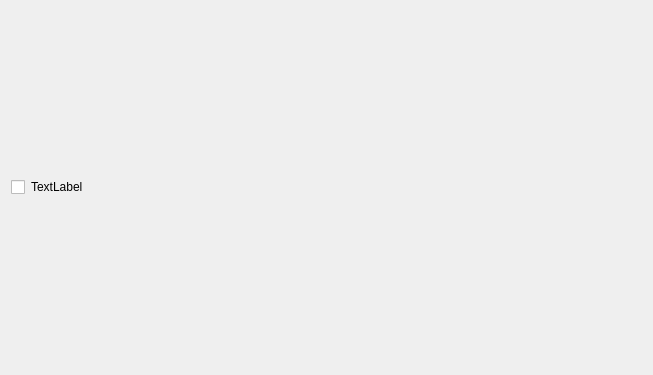
<?xml version="1.0" encoding="UTF-8"?>
<ui version="4.0">
 <class>Form</class>
 <widget class="QWidget" name="Form">
  <property name="geometry">
   <rect>
    <x>0</x>
    <y>0</y>
    <width>653</width>
    <height>375</height>
   </rect>
  </property>
  <property name="windowTitle">
   <string>Form</string>
  </property>
  <layout class="QHBoxLayout" name="horizontalLayout_2">
   <item>
    <layout class="QHBoxLayout" name="horizontalLayout" stretch="0,0">
     <item>
      <widget class="QCheckBox" name="value">
       <property name="sizePolicy">
        <sizepolicy hsizetype="Minimum" vsizetype="Fixed">
         <horstretch>0</horstretch>
         <verstretch>0</verstretch>
        </sizepolicy>
       </property>
       <property name="text">
        <string/>
       </property>
      </widget>
     </item>
     <item>
      <widget class="QLabel" name="label">
       <property name="sizePolicy">
        <sizepolicy hsizetype="MinimumExpanding" vsizetype="Fixed">
         <horstretch>0</horstretch>
         <verstretch>0</verstretch>
        </sizepolicy>
       </property>
       <property name="text">
        <string>TextLabel</string>
       </property>
       <property name="alignment">
        <set>Qt::AlignLeading|Qt::AlignLeft|Qt::AlignVCenter</set>
       </property>
      </widget>
     </item>
    </layout>
   </item>
  </layout>
 </widget>
 <resources/>
 <connections/>
</ui>
